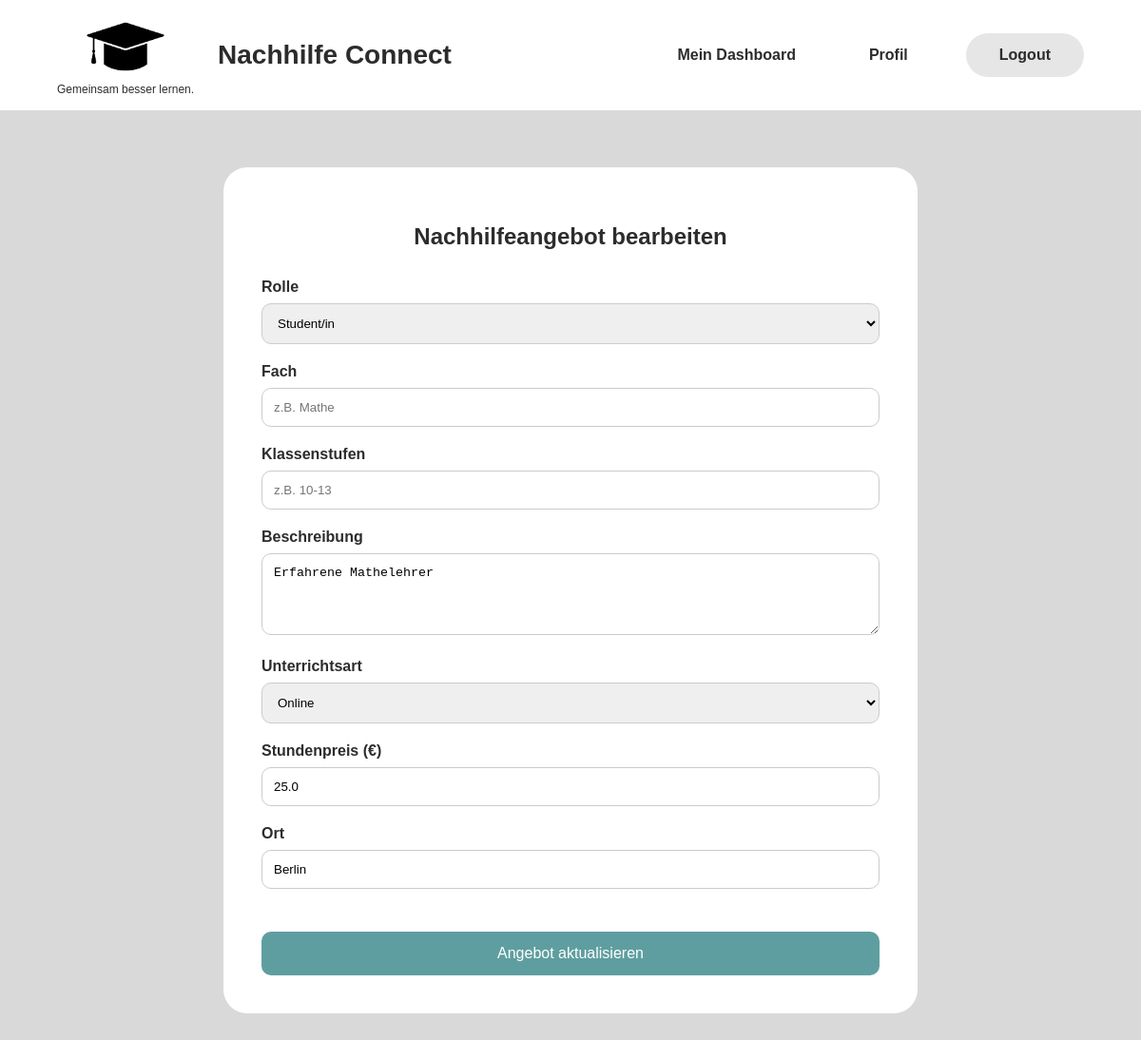
/nachhilfe-anbieten (signed in), run on the app's committed database.
### models.py (models this page shows)
class LehrerProfil(db.Model):
    __tablename__ = "lehrer_profile"
    id = db.Column(db.Integer, primary_key=True)
    user_id = db.Column(db.Integer, db.ForeignKey('users.id'))
    user = db.relationship('User')
    faecher = db.relationship('LehrerFach')
    lehrer_typ = db.Column(db.String(30), nullable=False)                        #student / lehrer / tutor
    beschreibung = db.Column(db.Text)
    erfahrung_jahre = db.Column(db.Integer, nullable=True)
    unterrichtsart = db.Column(db.String(30), nullable=False)                    #online / vor_ort / beides
    stundenpreis = db.Column(db.Float)
    durchschnittsbewertung = db.Column(db.Numeric(3, 2), nullable=True, default=0)
    bewertungsanzahl = db.Column(db.Integer, nullable=False, default=0)
    verfuegbar = db.Column(db.Boolean, nullable=False, default=True)
    ort = db.Column(db.String(200), nullable=True)
    verifizierungs_status = db.Column(db.String(30), nullable=False, default="ausstehend")

### app.py (the view, shortened to what this page needs)
@app.route('/nachhilfe-anbieten', methods=['GET', 'POST'])
def nachhilfe_anbieten():
    if 'user_id' not in session:
        flash("Bitte zuerst einloggen.")
        return redirect(url_for('login'))
    if session.get('rolle') != 'lehrer':
        flash("Nur Lehrer/innen können Nachhilfe anbieten.")
        return redirect(url_for('student_dashboard'))
    user_id = session['user_id']
    lehrer_profil = LehrerProfil.query.filter_by(user_id=user_id).first()
    return render_template(
        'nachhilfe_anbieten.html',
        lehrer_profil=lehrer_profil
    )

### templates/nachhilfe_anbieten.html (shortened to what this page needs)
<!DOCTYPE html>
<html lang="de">
<head>
    <link rel="stylesheet" href="{{ url_for('static', filename='css/style.css') }}">
</head>
<body>
<header>
<div class="header-left">
    <div class="logo">
        <img src="{{ url_for('static', filename='images/logo.png') }}" alt="Nachhilfe Connect Logo">
        <p>Gemeinsam besser lernen.</p>
    </div>
    <h1>Nachhilfe Connect</h1>
    </div>
    <nav>
        <ul>
             <li><a href="{{ url_for('teacher_dashboard') }}">Mein Dashboard</a></li>
             <li><a href="{{ url_for('profile') }}">Profil</a></li>
             <li><a class="login-button" href="{{ url_for('logout') }}">Logout</a></li>
        </ul>
    </nav>
</header>
<main>
    <section class="booking-container">
        <div class="booking-card">
            {% if lehrer_profil %}
                <h2>Nachhilfeangebot bearbeiten</h2>
            {% else %}
                <h2>Nachhilfeangebot erstellen</h2>
            {% endif %}
            <form method="POST">
                <div class="form-group">
                    <label>Rolle</label>
                    <select name="lehrer_typ" required>
                        <option value="student">Student/in</option>
                    </select>
                </div>
                <div class="form-group">
                    <label>Fach</label>
                    <input type="text"
                           name="fach"
                           placeholder="z.B. Mathe"
                           required>
                </div>
                <div class="form-group">
                    <label>Klassenstufen</label>
                    <input type="text"
                           name="klassenstufen"
                           placeholder="z.B. 10-13">
                </div>
                <div class="form-group">
                    <label>Beschreibung</label>
                    <textarea name="beschreibung" rows="4" required>{{ lehrer_profil.beschreibung if lehrer_profil else '' }}</textarea>
                </div>
                <div class="form-group">
                    <label>Unterrichtsart</label>
                    <select name="unterrichtsart" required>
                        <option value="online">Online</option>
                    </select>
                </div>
                <div class="form-group">
                    <label>Stundenpreis (€)</label>
                    <input type="number"
                           name="stundenpreis"
                           min="1"
                           step="0.01"
                           value="{{ lehrer_profil.stundenpreis if lehrer_profil else '' }}"
                           required>
                </div>
                <div class="form-group">
                    <label>Ort</label>
                    <input type="text"
                           name="ort"
                           value="{{ lehrer_profil.ort if lehrer_profil else '' }}">
                </div>
                {% if lehrer_profil %}
                    <button type="submit" class="booking-btn">
                        Angebot aktualisieren
                    </button>
                {% else %}
                    <button type="submit" class="booking-btn">
                        Angebot erstellen
                    </button>
                {% endif %}
            </form>
        </div>
    </section>
</main>
</body>
</html>

### static/css/style.css (style rules this page uses)
body { margin: 0; font-family: Arial, sans-serif; color: #2c2c2c; background-color: #d9d9d9; }
header { background-color: #ffffff; padding: 15px 60px; display: flex; justify-content: space-between; align-items: center; }
.logo { text-align: center; }
.logo img { max-width: 90px; height: auto; }
.logo p { font-size: 12px; margin: 0; }
header h1 { font-size: 28px; margin: 0; }
.header-left { display: flex; align-items: center; gap: 25px; }
nav ul { list-style-type: none; margin: 0; padding: 0; overflow: hidden; display: flex; align-items: center; gap: 45px; }
nav li { float: left; }
nav li a { display: block; color: #2c2c2c; text-align: center; padding: 14px 16px; text-decoration: none; font-weight: bold; }
.login-button { background-color: #e6e6e6; border-radius: 30px; padding: 14px 35px; }
.form-group { margin-bottom: 20px; text-align: left; }
.form-group label { display: block; margin-bottom: 8px; font-weight: bold; }
.booking-btn { display: inline-block; margin-top: 25px; background-color: #5f9ea0; color: white; text-decoration: none; padding: 12px 20px; border-radius: 10px; }
.booking-container { display: flex; justify-content: center; align-items: center; padding: 60px 20px; }
.booking-card { background-color: white; width: 650px; padding: 40px; border-radius: 25px; }
.booking-card h2 { text-align: center; margin-bottom: 30px; }
.form-group { margin-bottom: 20px; }
.form-group input, .form-group select, .form-group textarea { width: 100%; padding: 12px; border: 1px solid #cccccc; border-radius: 10px; box-sizing: border-box; }
.booking-btn { width: 100%; padding: 14px; background-color: #5f9ea0; color: white; border: none; border-radius: 10px; font-size: 16px; cursor: pointer; }

### data on the page
LehrerProfil: beschreibung "Erfahrene Mathelehrer", stundenpreis "25.0", ort "Berlin"
